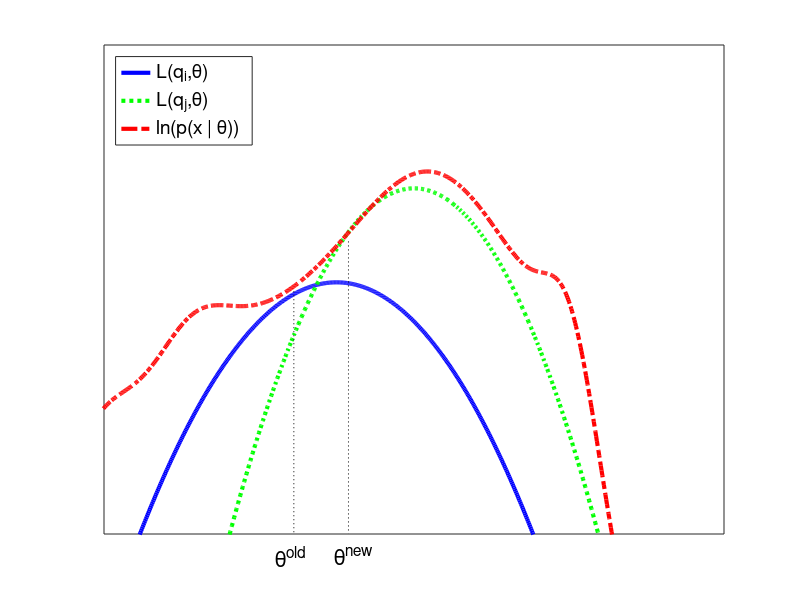

Here is the MATLAB script that generated this plot: (Note: this script raises an error after producing the figure.)
function emLogLikelihoodMax

f1 = @(x) log(normpdf(x,0,0.25))+1;
f2 = @(x) log(normpdf(x,1,0.2))+20;
f3 = @(x) 5*sin(2*(x-0.5)) + f1(0.5*x) + f2(0.5*x)+ 3.5+20*normpdf(x,-2,0.5)-20*normpdf(x,3,1) -70*normpdf(x,4,0.5) + 40*normpdf(x,-3,0.5)+100*normpdf(x,-4,0.8)+10*normpdf(x,3,0.3)-10*normpdf(x,-2.8,0.5);
domain = -5:0.01:5;
figure; hold on;
p1 = plot(domain,f1(domain),'-b','LineWidth',3);
p2 = plot(domain,f2(domain),':g','LineWidth',3);
p3 = plot(domain,f3(domain),'-.r','LineWidth',3);
axis([-3 5 -50 50]);
box on;
set(gca,'XTick',[],'YTick',[]);
legend([p1,p2,p3],{'L(q_i,\theta)','L(q_j,\theta)','ln(p(x | \theta))'},'Location','NorthWest','FontSize',14);

% Create line
annotation(gcf,'line',[0.4356 0.4356],[0.5976 0.1108],'LineStyle',':');

% Create line
annotation(gcf,'line',[0.3673 0.3673],[0.5146 0.1108],'LineStyle',':');

% Create textbox
annotation(gcf,'textbox',[0.3447 0.02411 0.08859 0.1012],...
  'String',{'\theta^{old}'},...
  'FontSize',16,...
  'FitBoxToText','off',...
  'LineStyle','none');

% Create textbox
annotation(gcf,'textbox',[0.4185 0.02411 0.08859 0.1012],...
  'String',{'\theta^{new}'},...
  'FontSize',16,...
  'FitBoxToText','off',...
  'LineStyle','none');


pdfcrop;


end